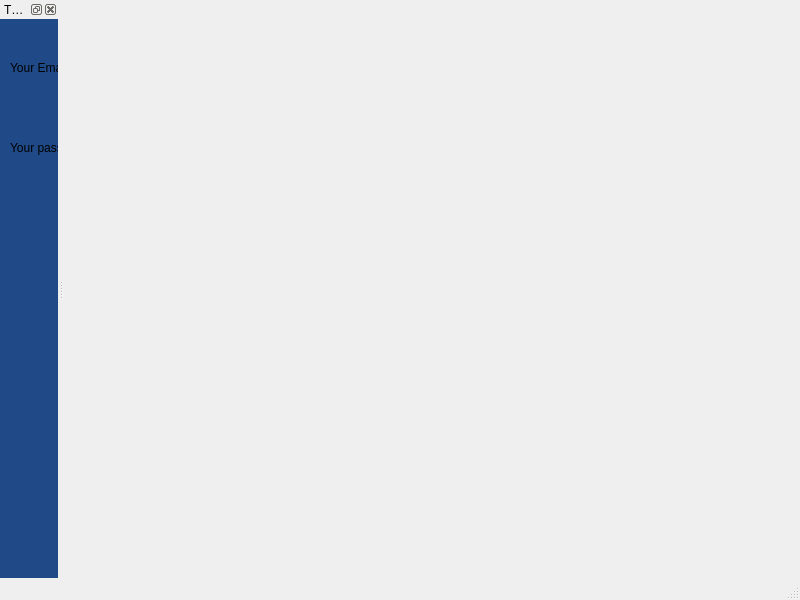
<?xml version="1.0" encoding="UTF-8"?>
<ui version="4.0">
 <class>MainWindow</class>
 <widget class="QMainWindow" name="MainWindow">
  <property name="geometry">
   <rect>
    <x>0</x>
    <y>0</y>
    <width>800</width>
    <height>600</height>
   </rect>
  </property>
  <property name="windowTitle">
   <string>MainWindow</string>
  </property>
  <widget class="QWidget" name="centralwidget"/>
  <widget class="QMenuBar" name="menubar">
   <property name="geometry">
    <rect>
     <x>0</x>
     <y>0</y>
     <width>800</width>
     <height>22</height>
    </rect>
   </property>
  </widget>
  <widget class="QStatusBar" name="statusbar"/>
  <widget class="QDockWidget" name="sign_dock">
   <property name="styleSheet">
    <string notr="true">background-color: rgb(32, 74, 135);</string>
   </property>
   <property name="floating">
    <bool>false</bool>
   </property>
   <property name="windowTitle">
    <string>The Sign in Window</string>
   </property>
   <attribute name="dockWidgetArea">
    <number>1</number>
   </attribute>
   <widget class="QWidget" name="dockWidgetContents_2">
    <widget class="QLineEdit" name="email_lineEdit">
     <property name="geometry">
      <rect>
       <x>130</x>
       <y>40</y>
       <width>113</width>
       <height>25</height>
      </rect>
     </property>
    </widget>
    <widget class="QLineEdit" name="pass_lineEdit">
     <property name="geometry">
      <rect>
       <x>130</x>
       <y>120</y>
       <width>113</width>
       <height>25</height>
      </rect>
     </property>
    </widget>
    <widget class="QLabel" name="label">
     <property name="geometry">
      <rect>
       <x>10</x>
       <y>40</y>
       <width>101</width>
       <height>17</height>
      </rect>
     </property>
     <property name="text">
      <string>Your Email</string>
     </property>
    </widget>
    <widget class="QLabel" name="label_2">
     <property name="geometry">
      <rect>
       <x>10</x>
       <y>120</y>
       <width>111</width>
       <height>17</height>
      </rect>
     </property>
     <property name="text">
      <string>Your password</string>
     </property>
    </widget>
    <widget class="QPushButton" name="show_button">
     <property name="geometry">
      <rect>
       <x>60</x>
       <y>200</y>
       <width>89</width>
       <height>25</height>
      </rect>
     </property>
     <property name="text">
      <string>Show</string>
     </property>
    </widget>
    <widget class="QLabel" name="label_3">
     <property name="geometry">
      <rect>
       <x>70</x>
       <y>330</y>
       <width>121</width>
       <height>31</height>
      </rect>
     </property>
     <property name="text">
      <string>email_password</string>
     </property>
    </widget>
    <widget class="QLabel" name="email_pass_label">
     <property name="geometry">
      <rect>
       <x>70</x>
       <y>370</y>
       <width>111</width>
       <height>111</height>
      </rect>
     </property>
     <property name="text">
      <string>TextLabel</string>
     </property>
     <property name="textFormat">
      <enum>Qt::RichText</enum>
     </property>
    </widget>
   </widget>
  </widget>
 </widget>
 <resources/>
 <connections/>
</ui>
